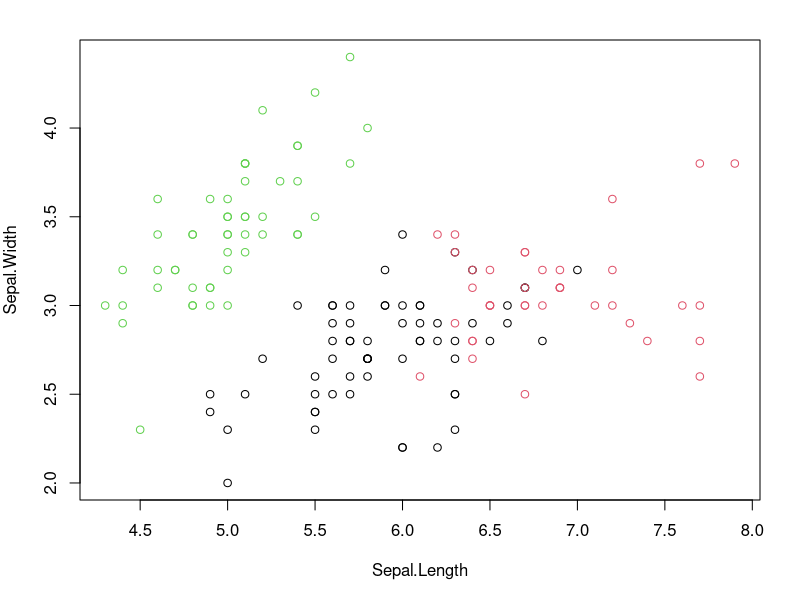
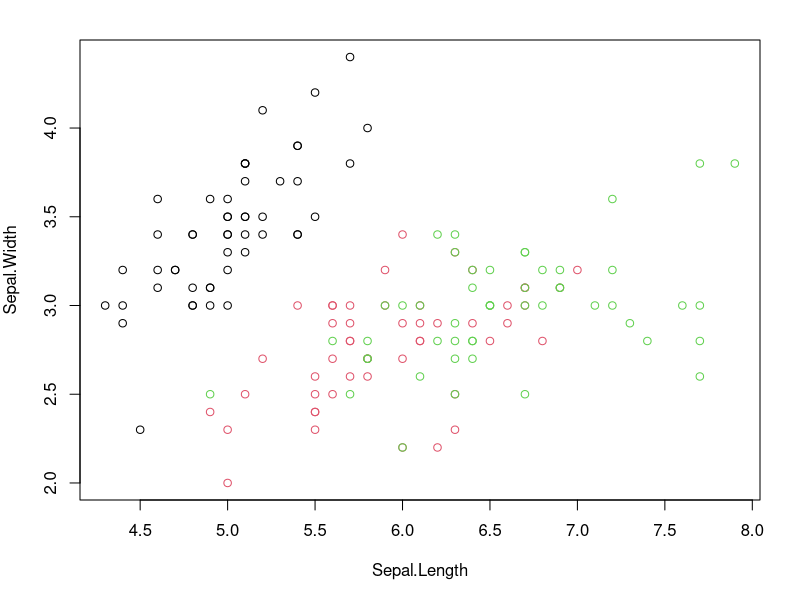
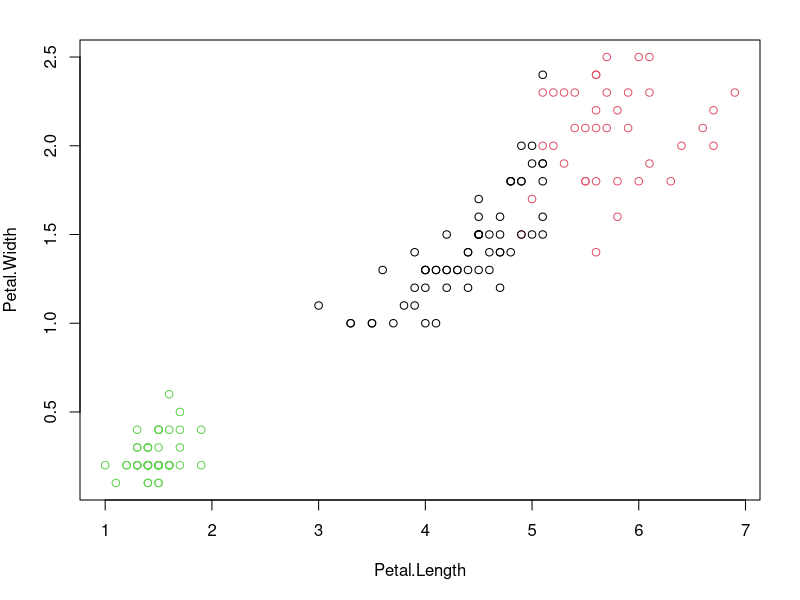
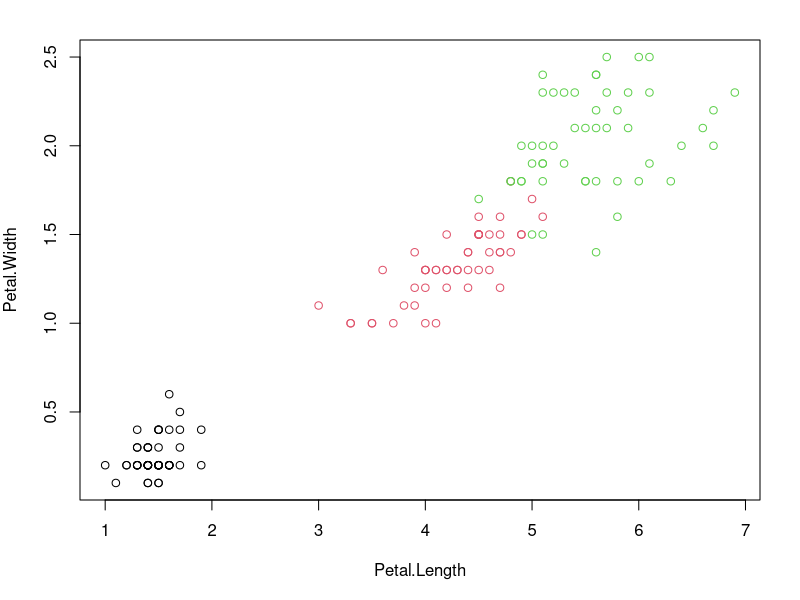

The R script that drew these images, in order: (Note: this script raises an error after producing the figures.)
library("datasets") 
data("iris") 
summary(iris) 

#as we don't need the class labels 
iris.new <- iris [,c(1,2,3,4)] 
iris.class <- iris [, "Species"] 

result <- kmeans(iris.new, 3) 

par(mfow=c(2,2), mar=c(5,4,2,2)) 
plot(iris.new[,c(1,2)], col=result$cluster) 
plot(iris.new[,c(1,2)], col=iris.class) 
plot(iris.new[,c(3,4)], col=result$cluster) 
plot(iris.new[,c(3,4)], col=iris.class)

table(result$cluster,iris.class)

install.packages('rattle')
data(wine, package='rattle')
